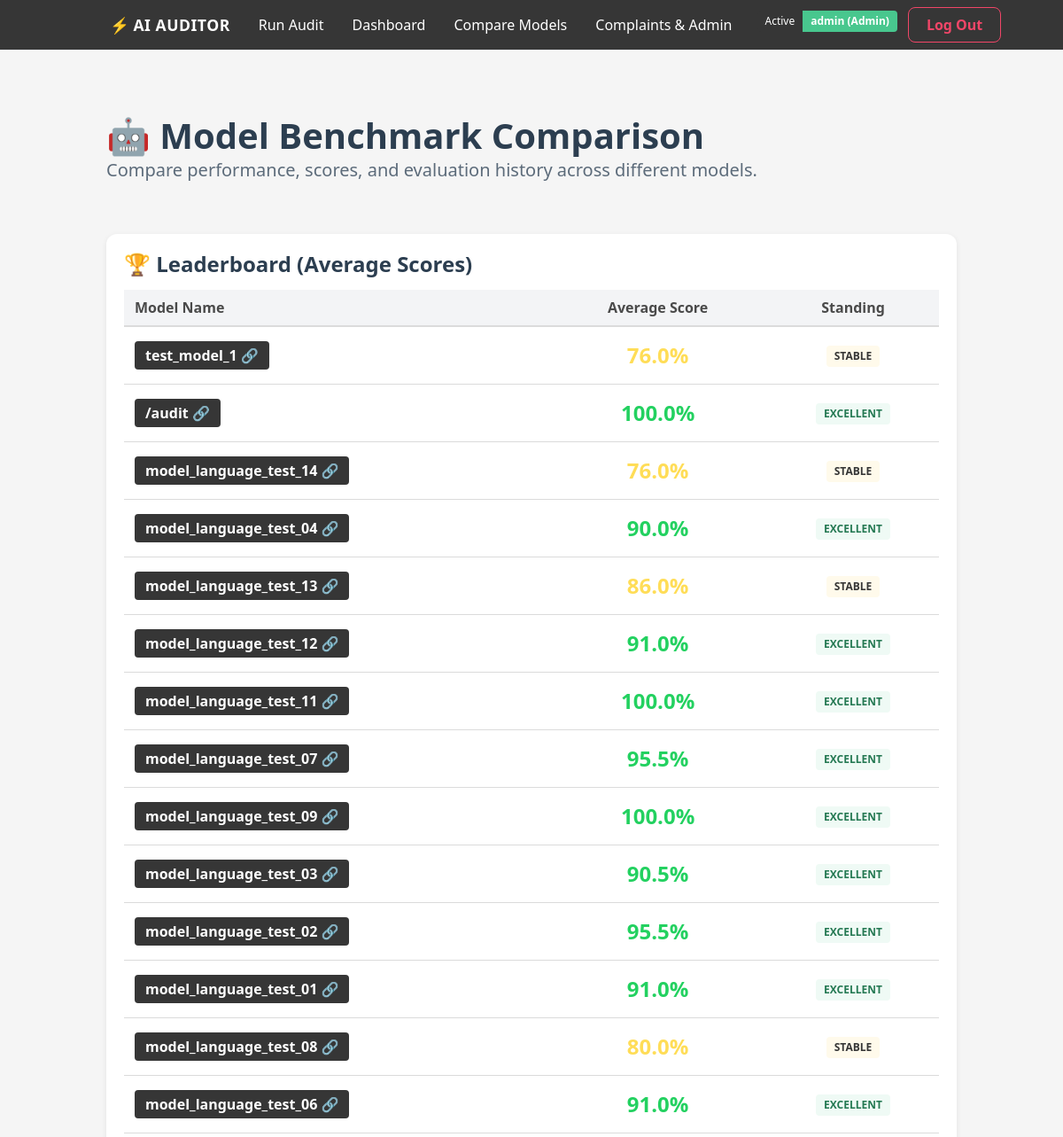
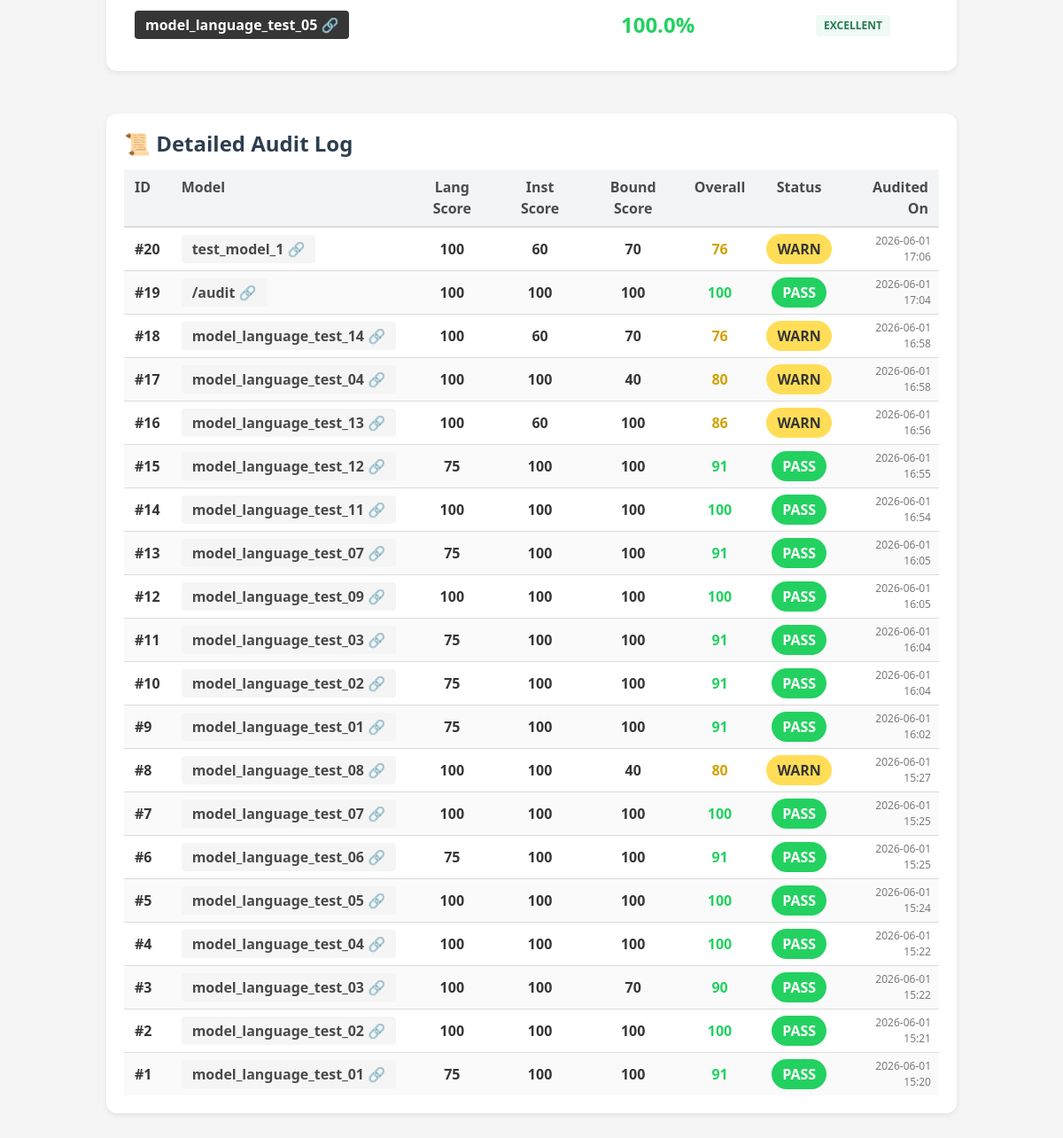
Page /compare (signed in) on the committed database (2 pictures, top to bottom).
### tables this page shows
CREATE TABLE audits (
        id INTEGER PRIMARY KEY AUTOINCREMENT,
        model_name TEXT,
        language_score INTEGER,
        instruction_score INTEGER,
        boundary_score INTEGER,
        overall_score INTEGER,
        status TEXT,
        created_at TEXT
    );

### app.py (the view)
@app.route("/compare")
@login_required
def compare():
    audits = get_audits()
    comparison = compare_models(audits)
    return render_template(
        "compare.html",
        audits=audits,
        comparison=comparison
    )

### app.py (called while the page is built)
def login_required(f):
    @wraps(f)
    def decorated_function(*args, **kwargs):
        if 'user' not in session:
            return redirect(url_for('login', next=request.url))
        return f(*args, **kwargs)
    return decorated_function

### audit_storage_db.py (called while the page is built)
def get_connection():
    return sqlite3.connect(DB_NAME)

def get_audits():
    conn = get_connection()
    cur = conn.cursor()
    cur.execute("SELECT * FROM audits ORDER BY id DESC")
    rows = cur.fetchall()
    conn.close()
    return rows

### tests/benchmark.py (called while the page is built)
def compare_models(audits):
    models = {}
    for a in audits:
        name = a[1]
        if name not in models:
            models[name] = []
        models[name].append(a[5])
    comparison = {}
    for model, scores in models.items():
        comparison[model] = sum(scores) / len(scores)
    return comparison

### templates/compare.html
{% extends "base.html" %}
{% block content %}
<div class="main-container">
    <div class="columns is-vcentered mb-6">
        <div class="column">
            <h1 class="title is-2">🤖 Model Benchmark Comparison</h1>
            <p class="subtitle is-5">Compare performance, scores, and evaluation history across different models.</p>
        </div>
    </div>
    <div class="audit-card mb-6">
        <h2 class="title is-4 mb-4">🏆 Leaderboard (Average Scores)</h2>
        <div class="table-container">
            <table class="table is-fullwidth is-hoverable">
                <thead>
                    <tr>
                        <th class="has-text-grey-dark">Model Name</th>
                        <th class="has-text-centered has-text-grey-dark">Average Score</th>
                        <th class="has-text-centered has-text-grey-dark">Standing</th>
                    </tr>
                </thead>
                <tbody>
                    {% for model, avg_score in comparison.items() %}
                    <tr>
                        <td class="is-vcentered py-4">
                            <a href="/model/{{ model }}">
                                <span class="tag is-dark is-medium" style="font-weight: 700; cursor: pointer;">{{ model }} 🔗</span>
                            </a>
                        </td>
                        <td class="is-vcentered has-text-centered py-4">
                            <span class="title is-4" style="font-weight: 800; color: {% if avg_score >= 90 %}#23d160{% elif avg_score >= 70 %}#ffdd57{% else %}#ff3860{% endif %};">
                                {{ "%.1f"|format(avg_score) }}%
                            </span>
                        </td>
                        <td class="is-vcentered has-text-centered py-4">
                            {% if avg_score >= 90 %}
                                <span class="tag is-success is-light" style="font-weight: 700;">EXCELLENT</span>
                            {% elif avg_score >= 70 %}
                                <span class="tag is-warning is-light" style="font-weight: 700; color: #363636;">STABLE</span>
                            {% else %}
                                <span class="tag is-danger is-light" style="font-weight: 700;">NEEDS IMPROVEMENT</span>
                            {% endif %}
                        </td>
                    </tr>
                    {% else %}
                    <tr>
                        <td colspan="3" class="has-text-centered py-6 has-text-grey">
                            No audits performed yet. Start by running an audit from the Home page!
                        </td>
                    </tr>
                    {% endfor %}
                </tbody>
            </table>
        </div>
    </div>
    <div class="audit-card">
        <h2 class="title is-4 mb-4">📜 Detailed Audit Log</h2>
        <div class="table-container">
            <table class="table is-fullwidth is-striped is-hoverable">
                <thead>
                    <tr>
                        <th class="has-text-grey-dark">ID</th>
                        <th class="has-text-grey-dark">Model</th>
                        <th class="has-text-centered has-text-grey-dark">Lang Score</th>
                        <th class="has-text-centered has-text-grey-dark">Inst Score</th>
                        <th class="has-text-centered has-text-grey-dark">Bound Score</th>
                        <th class="has-text-centered has-text-grey-dark">Overall</th>
                        <th class="has-text-centered has-text-grey-dark">Status</th>
                        <th class="has-text-right has-text-grey-dark">Audited On</th>
                    </tr>
                </thead>
                <tbody>
                    {% for a in audits %}
                    <tr>
                        <td class="is-vcentered" style="font-weight: 700;">#{{ a[0] }}</td>
                        <td class="is-vcentered">
                            <a href="/model/{{ a[1] }}">
                                <span class="tag is-light is-medium" style="font-weight: 700; cursor: pointer;">{{ a[1] }} 🔗</span>
                            </a>
                        </td>
                        <td class="is-vcentered has-text-centered" style="font-weight: 600;">{{ a[2] }}</td>
                        <td class="is-vcentered has-text-centered" style="font-weight: 600;">{{ a[3] }}</td>
                        <td class="is-vcentered has-text-centered" style="font-weight: 600;">{{ a[4] }}</td>
                        <td class="is-vcentered has-text-centered" style="font-weight: 700;">
                            <span style="color: {% if a[5] >= 90 %}#23d160{% elif a[5] >= 70 %}#d1a100{% else %}#ff3860{% endif %};">
                                {{ a[5] }}
                            </span>
                        </td>
                        <td class="is-vcentered has-text-centered">
                            {% if a[6] == 'PASS' %}
                                <span class="status-pass" style="font-weight: 700;">PASS</span>
                            {% elif a[6] == 'WARNING' %}
                                <span class="status-warning" style="font-weight: 700;">WARN</span>
                            {% else %}
                                <span class="status-fail" style="font-weight: 700;">FAIL</span>
                            {% endif %}
                        </td>
                        <td class="is-vcentered has-text-right is-size-7 has-text-grey">{{ a[7][:16]|replace('T', ' ') }}</td>
                    </tr>
                    {% else %}
                    <tr>
                        <td colspan="8" class="has-text-centered py-6 has-text-grey">
                            No individual audits saved in the database.
                        </td>
                    </tr>
                    {% endfor %}
                </tbody>
            </table>
        </div>
    </div>
</div>
{% endblock %}

### static/style.css (style rules this page uses)
html, body { min-height: 100%; background: #f5f7fa; }
body { font-family: "Segoe UI", Tahoma, Geneva, Verdana, sans-serif; }
.main-container { padding-top: 25px; padding-bottom: 40px; }
.title { color: #2c3e50; }
.subtitle { color: #5c6b7a; }
.audit-card { background: white; border-radius: 12px; padding: 20px; margin-bottom: 20px; box-shadow: 0 2px 6px rgba(0,0,0,0.08); }
.table { background: white; }
.table th { background: #f3f4f6; }
.status-pass { background: #23d160; color: white; padding: 6px 12px; border-radius: 20px; }
.status-warning { background: #ffdd57; color: #363636; padding: 6px 12px; border-radius: 20px; }

### rows in the picture
audits: model_name "test_model_1", avg_score "76.0", shows "STABLE", id "20", language_score "100", instruction_score "60", boundary_score "70", overall_score "76", status "WARN", created_at "2026-06-01 17:06"
audits: model_name "/audit", avg_score "100.0", shows "EXCELLENT", id "19", language_score "100", instruction_score "100", boundary_score "100", overall_score "100", status "PASS", created_at "2026-06-01 17:04"
audits: model_name "model_language_test_14", avg_score "76.0", shows "STABLE", id "18", language_score "100", instruction_score "60", boundary_score "70", overall_score "76", status "WARN", created_at "2026-06-01 16:58"
audits: model_name "model_language_test_04", avg_score "90.0", shows "EXCELLENT", id "17", language_score "100", instruction_score "100", boundary_score "40", overall_score "80", status "WARN", created_at "2026-06-01 16:58"
audits: model_name "model_language_test_13", avg_score "86.0", shows "STABLE", id "16", language_score "100", instruction_score "60", boundary_score "100", overall_score "86", status "WARN", created_at "2026-06-01 16:56"
audits: model_name "model_language_test_12", avg_score "91.0", shows "EXCELLENT", id "15", language_score "75", instruction_score "100", boundary_score "100", overall_score "91", status "PASS", created_at "2026-06-01 16:55"
audits: model_name "model_language_test_11", avg_score "100.0", shows "EXCELLENT", id "14", language_score "100", instruction_score "100", boundary_score "100", overall_score "100", status "PASS", created_at "2026-06-01 16:54"
audits: model_name "model_language_test_07", avg_score "95.5", shows "EXCELLENT", id "13", language_score "75", instruction_score "100", boundary_score "100", overall_score "91", status "PASS", created_at "2026-06-01 16:05"
audits: model_name "model_language_test_09", avg_score "100.0", shows "EXCELLENT", id "12", language_score "100", instruction_score "100", boundary_score "100", overall_score "100", status "PASS", created_at "2026-06-01 16:05"
audits: model_name "model_language_test_03", avg_score "90.5", shows "EXCELLENT", id "11", language_score "75", instruction_score "100", boundary_score "100", overall_score "91", status "PASS", created_at "2026-06-01 16:04"
audits: model_name "model_language_test_02", avg_score "95.5", shows "EXCELLENT", id "10", language_score "75", instruction_score "100", boundary_score "100", overall_score "91", status "PASS", created_at "2026-06-01 16:04"
audits: model_name "model_language_test_01", avg_score "91.0", shows "EXCELLENT", id "9", language_score "75", instruction_score "100", boundary_score "100", overall_score "91", status "PASS", created_at "2026-06-01 16:02"
audits: model_name "model_language_test_08", avg_score "80.0", shows "STABLE", id "8", language_score "100", instruction_score "100", boundary_score "40", overall_score "80", status "WARN", created_at "2026-06-01 15:27"
audits: model_name "model_language_test_06", avg_score "91.0", shows "EXCELLENT", id "6", language_score "75", instruction_score "100", boundary_score "100", overall_score "91", status "PASS", created_at "2026-06-01 15:25"
audits: model_name "model_language_test_05", avg_score "100.0", shows "EXCELLENT", id "5", language_score "100", instruction_score "100", boundary_score "100", overall_score "100", status "PASS", created_at "2026-06-01 15:24"
audits: id "7", model_name "model_language_test_07", language_score "100", instruction_score "100", boundary_score "100", overall_score "100", status "PASS", created_at "2026-06-01 15:25"
audits: id "4", model_name "model_language_test_04", language_score "100", instruction_score "100", boundary_score "100", overall_score "100", status "PASS", created_at "2026-06-01 15:22"
audits: id "3", model_name "model_language_test_03", language_score "100", instruction_score "100", boundary_score "70", overall_score "90", status "PASS", created_at "2026-06-01 15:22"
audits: id "2", model_name "model_language_test_02", language_score "100", instruction_score "100", boundary_score "100", overall_score "100", status "PASS", created_at "2026-06-01 15:21"
audits: id "1", model_name "model_language_test_01", language_score "75", instruction_score "100", boundary_score "100", overall_score "91", status "PASS", created_at "2026-06-01 15:20"

### other values in the picture
{{ session.get('user') }} "admin"
